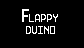

The image is a tile-based game level rendered from a .tmx file. Its description and complete source (layers, tilesets, objects, tile grids) follow:
An orthogonal 21x12 tile map with 4x4 px tiles, 1 tile layer (Tile Layer 1).

<map version="1.0" orientation="orthogonal" width="21" height="12" tilewidth="4" tileheight="4">
 <tileset firstgid="1" name="title" tilewidth="4" tileheight="4">
  <image source="title.png" width="160" height="8" />
 </tileset>
 <layer name="Tile Layer 1" width="21" height="12">
  <data encoding="csv">
0,0,0,0,0,0,0,0,0,0,0,0,0,0,0,0,0,0,0,0,0,
0,0,0,0,0,0,0,0,0,0,0,0,0,0,0,0,0,0,0,0,0,
0,0,0,0,0,12,13,14,0,0,0,0,0,0,0,0,0,0,0,0,0,
0,0,0,0,0,52,53,54,55,56,57,58,59,60,61,0,0,0,0,0,0,
0,0,0,0,0,22,23,24,25,26,27,28,29,30,31,0,0,0,0,0,0,
0,0,0,0,0,62,63,64,65,66,67,68,69,70,71,0,0,0,0,0,0,
0,0,0,0,0,0,32,33,34,35,36,37,38,39,0,0,0,0,0,0,0,
0,0,0,0,0,0,72,73,74,75,76,77,78,79,0,0,0,0,0,0,0,
0,0,0,0,0,0,51,15,16,17,18,19,20,21,0,0,0,0,0,0,0,
0,0,0,0,0,0,0,0,0,0,0,0,0,0,0,0,0,0,0,0,0,
0,0,0,0,9,11,10,47,0,50,48,0,10,50,6,49,50,0,0,0,0,
0,0,0,0,0,0,0,0,0,0,0,0,0,0,0,0,0,0,0,0,0
</data>
 </layer>
</map>